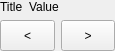
<?xml version="1.0" encoding="UTF-8"?>
<ui version="4.0">
 <class>SelectionWidget</class>
 <widget class="QWidget" name="SelectionWidget">
  <property name="geometry">
   <rect>
    <x>0</x>
    <y>0</y>
    <width>115</width>
    <height>51</height>
   </rect>
  </property>
  <property name="windowTitle">
   <string>Form</string>
  </property>
  <layout class="QVBoxLayout" name="verticalLayout" stretch="0,1">
   <property name="leftMargin">
    <number>0</number>
   </property>
   <property name="topMargin">
    <number>0</number>
   </property>
   <property name="rightMargin">
    <number>0</number>
   </property>
   <property name="bottomMargin">
    <number>0</number>
   </property>
   <item>
    <layout class="QHBoxLayout" name="horizontalLayout_2" stretch="0,1">
     <item>
      <widget class="QLabel" name="titleLabel">
       <property name="text">
        <string>Title</string>
       </property>
      </widget>
     </item>
     <item>
      <widget class="QLabel" name="valueLabel">
       <property name="text">
        <string>Value</string>
       </property>
      </widget>
     </item>
    </layout>
   </item>
   <item>
    <layout class="QHBoxLayout" name="horizontalLayout">
     <item>
      <widget class="QToolButton" name="leftButton">
       <property name="sizePolicy">
        <sizepolicy hsizetype="Preferred" vsizetype="Preferred">
         <horstretch>0</horstretch>
         <verstretch>0</verstretch>
        </sizepolicy>
       </property>
       <property name="text">
        <string>&lt;</string>
       </property>
      </widget>
     </item>
     <item>
      <widget class="QToolButton" name="rightButton">
       <property name="sizePolicy">
        <sizepolicy hsizetype="Preferred" vsizetype="Preferred">
         <horstretch>0</horstretch>
         <verstretch>0</verstretch>
        </sizepolicy>
       </property>
       <property name="text">
        <string>&gt;</string>
       </property>
      </widget>
     </item>
    </layout>
   </item>
  </layout>
 </widget>
 <resources/>
 <connections/>
</ui>
